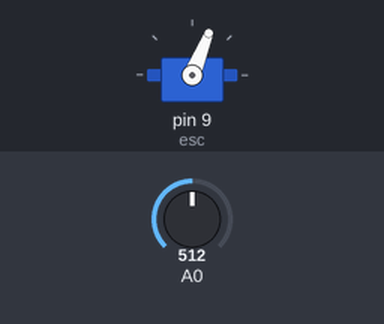
A sketch run on a simulated Arduino Uno, built with avr-gcc and run on an emulated ATmega328P. On the bench: servo. Inputs (shaded band) come from the test bench; at power-on: A0 = 512.

Above: at 1.2 s.
1.3 s: A0 set to 306
At 2.5 s:
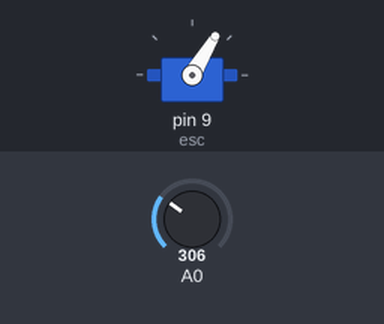
2.8 s: A0 set to 900
At 3.6 s:
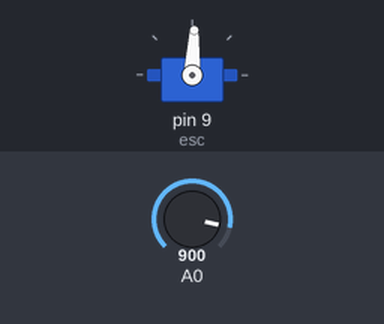
4.3 s: A0 set to 511
At 4.8 s:
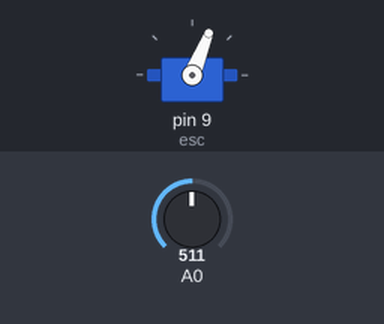
Timing chart, 0 to 7.3 s (numbered marks = the images above; inputs shaded):
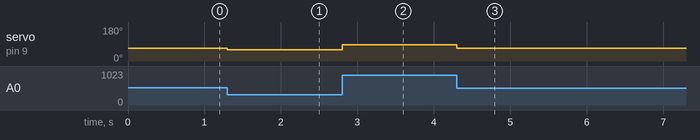

Measured:
- after the input at 1.3 s, servo on pin 9 (esc): 68° → 59° at once
- after the input at 2.8 s, servo on pin 9 (esc): 59° → 87° at once
- after the input at 4.3 s, servo on pin 9 (esc): 87° → 68° at once

The sketch:

esc_control_main.ino
```cpp
#include <Servo.h>
int valeurLue;
int valeurTransmise;

Servo esc;
void setup()
{
  esc.attach(9);
  esc.writeMicroseconds(10000);
}

void loop()
{
  valeurLue=analogRead(0);
  valeurTransmise = map(valeurLue,0,1023,1000,1500);
  esc.writeMicroseconds(valeurTransmise);
}
```
